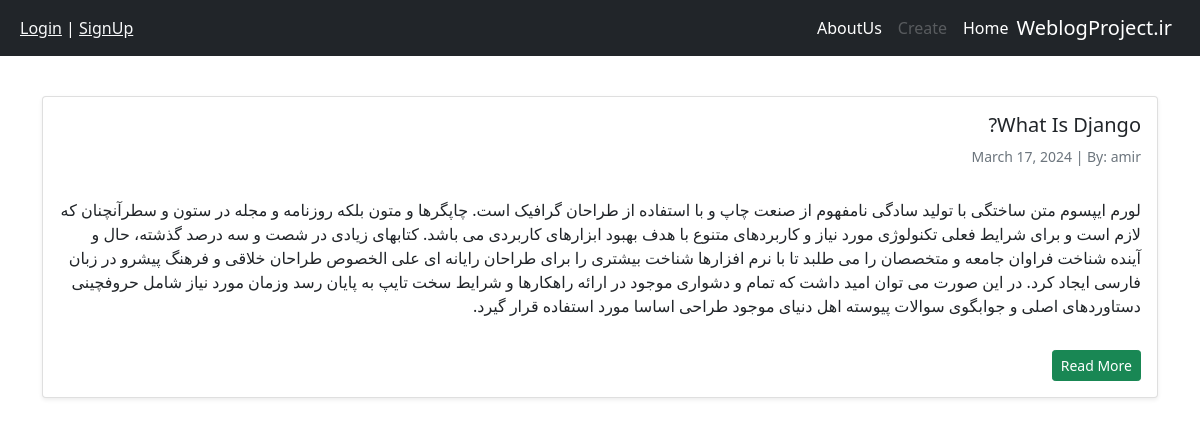
The app's page /, older data.
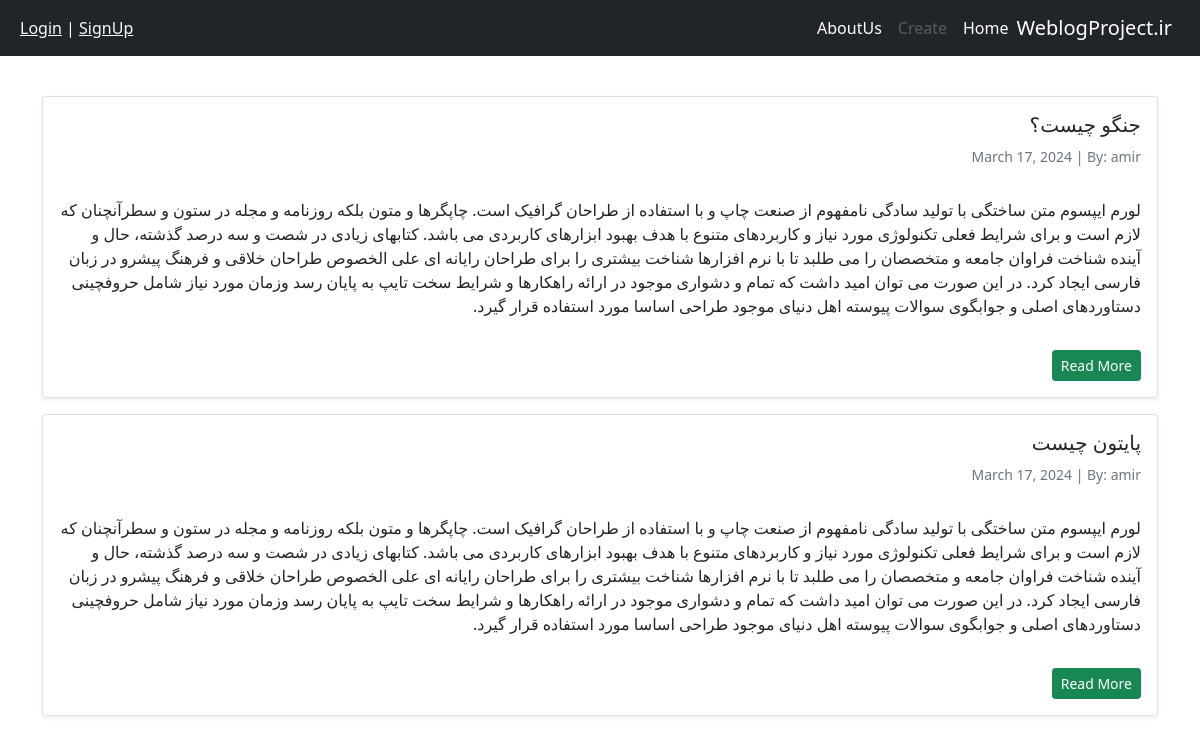
The same page, newer data.
### blog/models.py (models this page shows, shortened)
class Post(models.Model):
    STATUS_CHOICES = (
        ('pub', 'Published'),
        ('drf', 'Draft'),
    )
    author = models.ForeignKey(get_user_model(), on_delete=models.CASCADE)
    title = models.CharField(max_length=200)
    text = models.TextField()
    status = models.CharField(choices=STATUS_CHOICES, max_length=3)
    date_created = models.DateField(auto_now_add=True)
    datetime_created = models.DateTimeField(auto_now_add=True)
    datetime_modified = models.DateTimeField(auto_now=True)

### accounts/models.py (models this page shows)
class CustomUser(AbstractUser):
    pass

### blog/views.py (the view)
# urls.py: path('', PostsListView.as_view(), name='posts_list'),
class PostsListView(generic.ListView):
    model = Post
    template_name = "blog/posts_list.html"
    context_object_name = 'posts'

### blog/templates/blog/posts_list.html (shortened to what this page needs)
{% extends '_base.html' %}
{% block content %}
   <div class="container mt-4">
        <div class="row">
            <div class="col-12">
                {% for post in posts %}
                    <div class="card shadow-sm my-3">
                        <div class="card-body">
                            <h5 class="card-title">{{ post.title }}</h5>
                            <h6 class="card-subtitle mb-2 text-muted small py-2">{{ post.date_created }} | By: {{ post.author}}</h6>
                            <p class="card-text py-3">
                                {{ post.text }}
                            </p>
                            <a href="{% url 'post_detail' post.id %}">
                                <div class="btn btn-sm btn-success">Read More</div>
                            </a>
                        </div>
                    </div>
                {% endfor %}
            </div>
{% endblock content%}

### templates/_base.html (shortened to what this page needs)
<!DOCTYPE HTML PUBLIC "-//W3C//DTD HTML 4.01//EN" "http://www.w3.org/TR/html4/strict.dtd">
<html lang="en">
<head>
    <link href="https://cdn.jsdelivr.net/npm/bootstrap@5.1.3/dist/css/bootstrap.min.css" rel="stylesheet"
>
</head>
<body dir="rtl">
<nav class="navbar navbar-expand-lg navbar-dark bg-dark">
    <div class="container-fluid">
        <a class="navbar-brand" href="{% url 'posts_list' %}">WeblogProject.ir</a>
        <div class="collapse navbar-collapse" id="navbarNavAltMarkup">
            <div class="navbar-nav">
                <a class="nav-link active"  href="{% url 'posts_list' %}">Home</a>
                <a class="nav-link disabled" href="{% url 'aboutus' %}">Create</a>
                <a class="nav-link active" href="{% url 'aboutus' %}">AboutUs</a>
            </div>
        </div>
        <div class="mx-2 text-white">
            {% if user.is_authenticated %}
                Welcome {{ user.username }} | <a class="text-light" href="{% url 'account_logout' %}">Logout</a>
            {% else %}
                <a class="text-light" href="{% url 'account_login' %}">Login</a> | <a class="text-light" href="{% url 'account_signup' %}">SignUp</a>
            {% endif %}
        </div>
    </div>
</nav>
{% block content %}
{% endblock content %}
</body>
</html>

Row changes from the older to the newer data that the page shows:
changed Post: title "What Is Django?" → "جنگو چیست؟"
added Post: title "پایتون چیست", date_created "March 17, 2024", author "amir", text "لورم ایپسوم متن ساختگی با تولید سادگی نامفهوم از صنعت چاپ و با استفاده از طراحان گرافیک است. چاپگرها و متون بلکه روزنامه و مجله در ستون و سطرآنچنان که لازم است و برای شرایط فعلی تکنولوژی مورد نیاز و کاربردهای متنوع با هدف بهبود ابزارهای کاربردی می باشد. کتابهای زیادی در شصت و سه درصد گذشته، حال و آینده شناخت فراوان جامعه و متخصصان را می طلبد تا با نرم افزارها شناخت بیشتری را برای طراحان رایانه ای علی الخصوص طراحان خلاقی و فرهنگ پیشرو در زبان فارسی ایجاد کرد. در این صورت می توان امید داشت که تمام و دشواری موجود در ارائه راهکارها و شرایط سخت تایپ به پایان رسد وزمان مورد نیاز شامل حروفچینی دستاوردهای اصلی و جوابگوی سوالات پیوسته اهل دنیای موجود طراحی اساسا مورد استفاده قرار گیرد."
